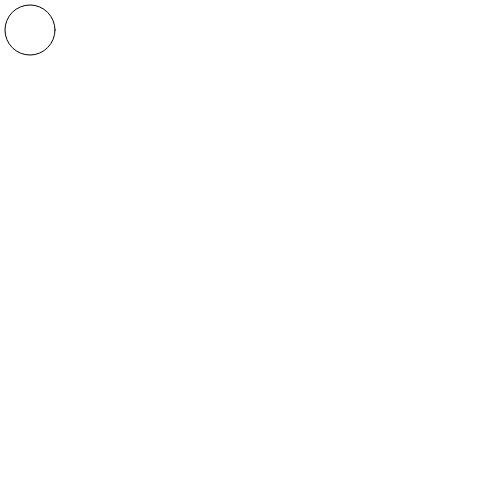
Frame 1 (no input)
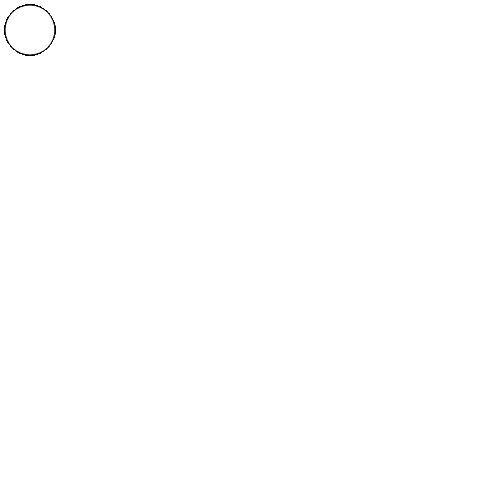
Frame 60 (no input)
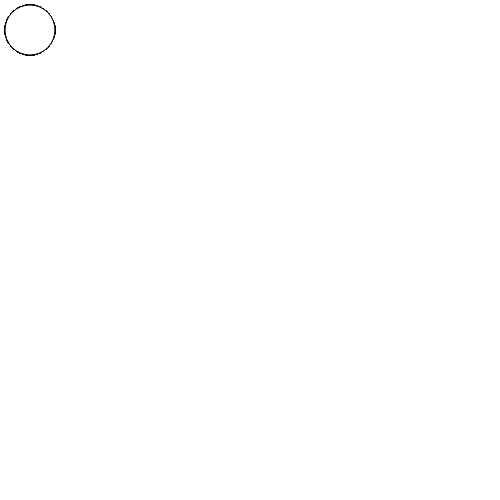
Frame 120 (the mouse pressed at the canvas centre since frame 60)

The p5.js sketch that drew these frames (run headless with seeded random() and noise() and a simulated clock; from frame 60 on, the mouse is pressed at the canvas centre):

// p5.js sketch
// ── sketch.js
function setup() {
  // put setup code here
  createCanvas(500, 500);
}

function draw() {
  // put drawing code here
  ellipse(30, 30, 50, 50);
}
